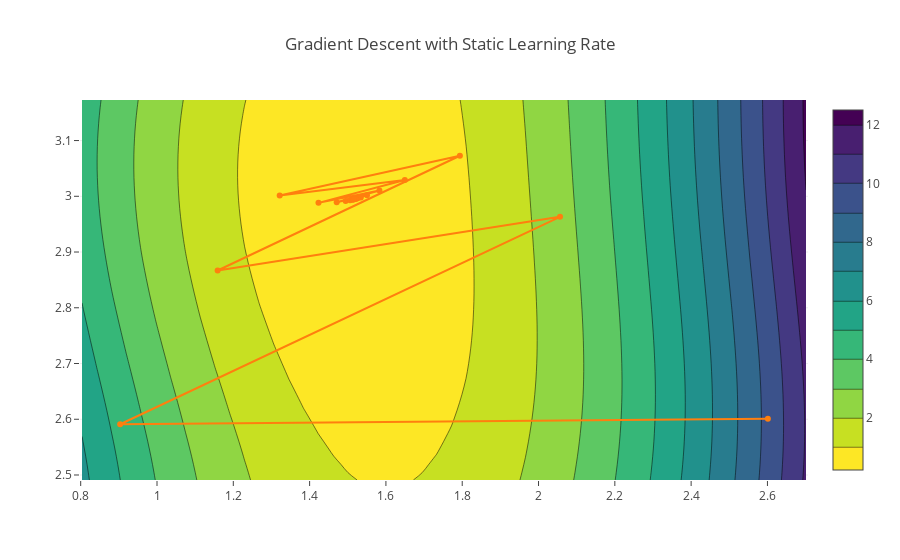

Notebook cell for this chart:
### Code cell
# Run this
contour_plot('Gradient Descent with Static Learning Rate', ts, l2_loss, sin_model, x, y)
